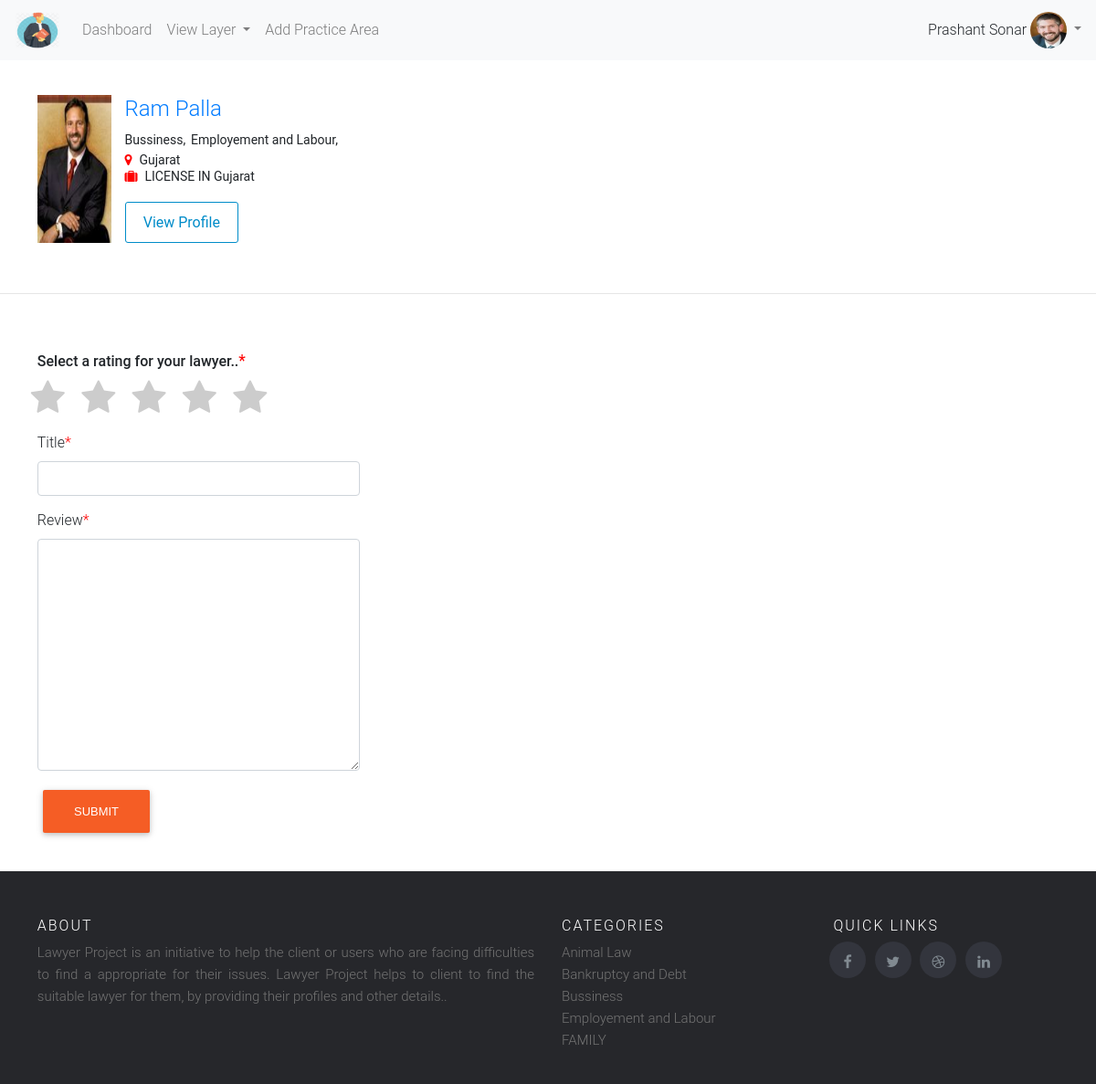
/review_lawyer/3 (signed in), run on the app's committed database.
### lawyer/models.py (models this page shows, shortened)
class Lawyer(models.Model):
    year = datetime.datetime.today().year
    year_list = range(datetime.datetime.today().year,1960,-1)
    tupple_list = []
    for year in year_list:
        tupple_list.append((str(year), str(year)))
    YEAR = tuple(tupple_list)
    user = models.OneToOneField(User,on_delete=models.CASCADE)
    address1 = models.CharField(max_length=400,blank=False,null=False,validators=[
        RegexValidator(regex='(^[A-Za-z0-9]+|,| |/|[A-Za-z]+)+[A-Za-z0-9]+|,| |$',message='Enter Valid Address1')
    ])
    address2 = models.CharField(max_length=400,blank=True,null=True,validators=[
        RegexValidator(regex='(^[A-Za-z0-9]+|,| |/|[A-Za-z]+)+[A-Za-z0-9]+|,| |$',message='Enter Valid Address2')
    ])
    city = models.CharField(max_length=128,blank=False,null=False,validators=[
        RegexValidator(regex='[A-Za-z]{2}[a-z]+$',message='City should only contain letters and mustcontains atleast 2 chracters..')
    ])
    state = models.ForeignKey(State,on_delete=models.CASCADE,null=False,blank=False)
    zipcode = models.CharField(max_length=128,blank=False,null=False,validators=[
        RegexValidator(regex='^[0-9]{6}$',message='Enter Valid Zipcode')
    ])
    phone_number = models.CharField(max_length=128,blank=False,null=False,validators=[
        RegexValidator(regex='^[6|7|8|9]+[0-9]{9}$',message='Enter 10 digit number or must start with 6,7,8,9 digit')
    ])
    license_in = models.ForeignKey(State,on_delete=models.CASCADE,blank=False,null=False,related_name='license_id')
    license_id = models.CharField(max_length=128,blank=False,null=False,validators=[
        RegexValidator(regex='^[A-Za-z0-9]*$',message='Enter Valid License Id')
    ])
    year_admitted = models.CharField(choices=YEAR,max_length=128,blank=False,null=False,)
    profile_image = models.ImageField(upload_to='profile_images',blank=False,null=False,)

class Lawyer_practice_area(models.Model):
    lawyer_id = models.ForeignKey(Lawyer,on_delete=models.CASCADE,null=True,blank=True)
    practice_area = models.ForeignKey(Practice_area,on_delete=models.CASCADE,blank=True,null=True)
    sub_practice_area = models.CharField(max_length=200,null=True,blank=True)

class Practice_area(models.Model):
    practice = models.CharField(max_length=128,blank=True, null=True)
    def __str__(self):
        return self.practice
    class Meta:
        verbose_name_plural = 'Practice Area'

class State(models.Model):
    state_name = models.CharField(max_length=400,null=True,blank=True)
    def __str__(self):
        return self.state_name

### lawyer/views.py (the view, shortened to what this page needs)
# urls.py: path('review_lawyer/<lid>',views.review_lawyer,name='review_lawyer'),
@login_required(login_url='/login/')
@check_recaptcha
def review_lawyer(request,lid):
    review_form = Review_lawyer_form()
    lawyer1 = Lawyer.objects.get(user_id=lid)
    lawyer_practicearea = Lawyer_practice_area.objects.filter(lawyer_id__user_id=lid)
    msg = ''
    return render(request,'client/review_lawyer.html',{'lawyer1':lawyer1,'lawyer_practicearea':lawyer_practicearea,'review_form':review_form,'msg':msg})

### lawyer/forms.py
class Review_lawyer_form(forms.ModelForm):
    review = forms.CharField(widget=forms.Textarea(attrs={'class':'form-control'}),required=True)
    class Meta:
        model = Review_Lawyer
        fields = ('title','review','rating')

### lawyer/templatetags/practice_menu.py (called while the page is built)
def practice_area():
    practice = Practice_area.objects.all()
    return practice

### lawyer/templatetags/profile_tag.py (called while the page is built)
def profile_menu(lid):
    try:
        if lid:
            profile = Lawyer.objects.get(user_id=lid)
            return profile.profile_image
    except Exception as e:
        print(e)

### templates/client/review_lawyer.html (shortened to what this page needs)
{% extends 'client/base.html' %}{% load crispy_forms_tags %}
 {% block body_block %}
<div class="container u-vertical-padding-1">
    <div class="row">
        <div class="col-xs-4 col-xs-offset-4 col-sm-1 col-sm-offset-0 remove-right-gutter">
            <div class="text-right text-center-xs"><a href=''><img class="img-responsive u-bg-cool-gray" style="width: 112px;" src="{{ MEDIA_URL }}/{{ lawyer1.profile_image }}"></a>
            </div>
        </div>
        <div class="col-xs-12 col-sm-11 text-center-xs">
            <h1 class="u-vertical-margin-0 name-review"><a href='{% url 'lawyer_profile' lawyer1.user.id %}'>{{lawyer1.user.first_name}} {{lawyer1.user.last_name}} </a></h1>
            <h3 class="u-vertical-margin-0 name-review">{% for p in lawyer_practicearea %}
                <strong style='font-size:14px;'>{{p.practice_area}},</strong>
            {% endfor %}</h3>
            <h3 class="u-vertical-margin-0 name-review">
                <strong style='font-size:14px;'><i class='fa fa-map-marker  marker-icon-css'></i>{{lawyer1.state}}</strong>
          </h3>
          <h3 class="u-vertical-margin-0 name-review">
                <strong style='font-size:14px;'><i class='fa fa-suitcase  marker-icon-css'></i>LICENSE IN {{lawyer1.license_in}}</strong>
          </h3>
            <div class="u-spacer-half"></div><a rel="nofollow" class="btn-review btn-outline-review" style='text-decoration: none;' href="{% url 'lawyer_profile' lawyer1.user.id %}">View Profile</a></div>
    </div>
</div>
<hr/>
<div class='container' style='margin-top:5%;'>
    <form name="" method="POST">
        <div class='row'>
            <div class='col-sm-4'>
                <label class='control-label'>Select a rating for your lawyer..<small class="error">*</small></label>
                <section class='rating-widget'>
                    <div class='rating-stars' style='margin-left:-4%;'>
                        <ul id='stars'>
                            <li class='star' title='Poor' data-value='1' value='Poor'>
                                <i class='fa fa-star fa-fw'></i>
                            </li>
                            <li class='star' title='Fair' data-value='2'>
                                <i class='fa fa-star fa-fw'></i>
                            </li>
                            <li class='star' title='Good' data-value='3'>
                                <i class='fa fa-star fa-fw'></i>
                            </li>
                            <li class='star' title='Excellent' data-value='4'>
                                <i class='fa fa-star fa-fw'></i>
                            </li>
                            <li class='star' title='WOW!!!' data-value='5'>
                                <i class='fa fa-star fa-fw'></i>
                            </li>
                        </ul>
                    </div>
                </section>
            </div>
        </div>
        <div class="row">
            <div class="col-sm-4">
                                {{review_form.title|as_crispy_field}}
            </div>
        </div>
        <div class="row">
            <div class="col-sm-4">
                                {{review_form.review|as_crispy_field}}
            </div>
        </div>
        <div class="row">
            <div class="col-sm-4">
                <input type="submit" class="btn btn-primary" value='Submit'>
            </div>
        </div>
    </form>
</div>
{% endblock %}

### templates/client/base.html (shortened to what this page needs)
<html>
{% load staticfiles %}
{% load crispy_forms_tags %}
{% load practice_menu %}
{% load profile_tag %}
<head>
    <link href='{% static "css/bootstrap.css" %}' rel='stylesheet' />
    <link href='{% static "css/style.css" %}' rel='stylesheet' />
    <link href='{% static "css/carousel.css" %}' rel='stylesheet' />
    <link href='{% static "css/glyphicon.css" %}' rel='stylesheet' />
    <link rel="stylesheet" href="https://cdnjs.cloudflare.com/ajax/libs/font-awesome/4.7.0/css/font-awesome.min.css">
</head>
<body>
    <nav class="navbar navbar-expand-lg navbar-light bg-light">
        <a class="navbar-brand" href="{% url 'index' %}"><img src='{% static "images/lawyer-icon.png" %}' height='40px' width='50px'/>
        </a>
        <div class="collapse navbar-collapse" id="navbarSupportedContent">
            <ul class="navbar-nav mr-auto">
                <li class="nav-item">
                    <a class="nav-link" href="{% url 'index' %}">Dashboard<span class="sr-only">(current)</span></a>
                </li>
                <li class="nav-item dropdown">
                    <a class="nav-link dropdown-toggle" href="http://example.com" id="navbarDropdownMenuLink" data-toggle="dropdown" aria-haspopup="true" aria-expanded="false">
                        View Layer
                    </a>
                            {% practice_area as practice %}
                </li>
                  {% if user.is_superuser %}
                        <li class="nav-item">
                    <a class="nav-link" href="{% url 'add_practice_area' %}">Add Practice Area</a>
                </li>
                  {% endif %}
            </ul>
         <form class="form-inline my-2 my-lg-0">
            {% if  request.user.is_superuser %}
              {{request.user.first_name}} {{request.user.last_name}}&nbsp;
             <ul class="navbar-nav">
                <li class="nav-item dropdown">
                    <a class="nav-link dropdown-toggle" style='padding:0 0;' href="#" id="navbarDropdownMenuLink" role="button" data-toggle="dropdown" aria-haspopup="true" aria-expanded="false">
                        <img src='{{MEDIA_URL}}{{ request.user.id|profile_menu }}' height='40' width='40' style='border-radius:50%;'/>
                   </a>
                </li>
            </ul>
            {% elif  request.user.is_staff %}
                <b>Welcome</b>, {{request.user.first_name}} {{request.user.last_name}}&nbsp;
            {% endif %}
            </form>
        </div>
    </nav>
    {% block body_block %} {% endblock %}
<footer class="site-footer" style='margin-top:3%;'>
    <div class="container">
        <div class="row">
            <div class="col-sm-12 col-md-6">
                <h6>About</h6>
                <p class="text-justify">Lawyer Project is an initiative to help the client or users who are facing difficulties to find a appropriate for their issues.
                Lawyer Project helps to client to find the suitable lawyer for them, by providing their profiles and other details..
                </p>
            </div>
            <div class="col-xs-6 col-md-3">
                <h6>Categories</h6>
                <ul class="footer-links">
                 {% practice_area as practice %}
                    {% for i in practice %}
                     <li><a class="dropdown-item-footer" href="{% url 'view_lawyers' %}?practice_area={{i.practice}}">{{i.practice}}</a></li>
                 {% endfor %}
                </ul>
            </div>
            <div class="col-xs-6 col-md-3">
                <h6 style='margin-left:4%;'>Quick Links</h6>
               <ul class="social-icons">
                    <li><a class="facebook" href="https://www.facebook.com/"><i class="fa fa-facebook" style='margin-top:35%;'></i></a></li>
                    <li><a class="twitter" href="https://www.twitter.com/"><i class="fa fa-twitter" style='margin-top:35%;'></i></a></li>
                    <li><a class="dribbble" href="https://www.dribble.com/"><i class="fa fa-dribbble" style='margin-top:35%;'></i></a></li>
                    <li><a class="linkedin" href="https://www.linkedin.com/"><i class="fa fa-linkedin" style='margin-top:35%;'></i></a></li>
                </ul>
            </div>
        </div>
    </div>
</footer>
</body>
</html>

### static/css/style.css (style rules this page uses)
.row { margin-left: -1.2rem; margin-right: -1.2rem; }
.btn-primary, .btn.btn.btn-primary, .btn.btn.btn-default, .btn-default { background-color: #F55D25; color: white; font-family: "Circular", Helvetica, sans-serif; border-color: #F55D25; }
p { overflow-wrap: break-word; word-wrap: break-word; word-break: break-word; margin: 0 0 0.75em; }
.control-label { display: block; font-weight: 500; }
.error { color: red; font-size: 1.1rem; }
.u-vertical-padding-1 { padding-top: 2.4rem !important; padding-bottom: 2.4rem !important; }
.remove-right-gutter { padding-right: 0; }
.u-bg-cool-gray { background-color: #CDCFCE !important; }
.img-responsive { max-width: 100%; height: 100%; }
.u-vertical-margin-0 { margin-top: 0rem !important; margin-bottom: 0rem !important; }
.name-review { font-size: 1.50em; line-height: 1.2857142857; }
.btn-outline-review { color: #008CC9; background-color: transparent; border: 1px solid currentColor; }
.btn-review { padding: 0.6rem 1.2rem; font-size: 1em; line-height: 1.5; border-radius: 3px; display: inline-block; cursor: pointer; user-select: none; margin-bottom: 0; background-image: none; font-weight: 400; text-align: center; vertical-align: middle; transition: all 0.3s ease; }
.rating-stars ul { list-style-type: none; padding-left: -50px; }
.rating-stars ul>li.star { display: inline-block; }
.rating-stars ul>li.star>i.fa { font-size: 1.2em; color: #FF912C; }
.asteriskField { color: red; }
.marker-icon-css { color: red; padding-right: 8px; font-size: 14px; }
.site-footer { background-color: #26272b; padding: 45px 0 20px; font-size: 15px; line-height: 24px; color: #737373; }
.site-footer h6 { color: #fff; font-size: 16px; text-transform: uppercase; margin-top: 5px; letter-spacing: 2px }
.site-footer a { color: #737373; }
.footer-links { padding-left: 0; list-style: none }
.footer-links li { display: block }
.footer-links a { color: #737373 }
.site-footer .social-icons a { width: 40px; height: 40px; line-height: 40px; margin-left: 6px; margin-right: 0; border-radius: 100%; background-color: #33353d }
.social-icons { padding-left: 0; margin-bottom: 0; list-style: none }
.social-icons li { display: inline-block; margin-bottom: 4px }
.social-icons a { background-color: #eceeef; color: #818a91; font-size: 16px; display: inline-block; line-height: 44px; width: 44px; height: 44px; text-align: center; margin-right: 8px; border-radius: 100%; -webkit-transition: all .2s linear; -o-transition: all .2s linear; transition: all .2s linear }
.form-group { margin-bottom: 15px; }
.btn { margin-top: 1.75em; }

### templates/client/review_lawyer.html (style rules this page uses)
.rating-stars ul { list-style-type: none; padding: 0; -moz-user-select: none; -webkit-user-select: none; }
.rating-stars ul>li.star { display: inline-block; }
.rating-stars ul>li.star>i.fa { font-size: 2.5em; color: #ccc; }

### data on the page
Lawyer: profile_image (picture), user.first_name "Ram", user.last_name "Palla", state "Gujarat", license_in "Gujarat"
Lawyer_practice_area: practice_area "Bussiness"
Lawyer_practice_area: practice_area "Employement and Labour"
Practice_area: practice "Animal Law"
Practice_area: practice "Bankruptcy and Debt"
Practice_area: practice "Bussiness"
Practice_area: practice "Employement and Labour"
Practice_area: practice "FAMILY"

### other printed values
{{ request.user.first_name }} "Prashant"
{{ request.user.last_name }} "Sonar"
